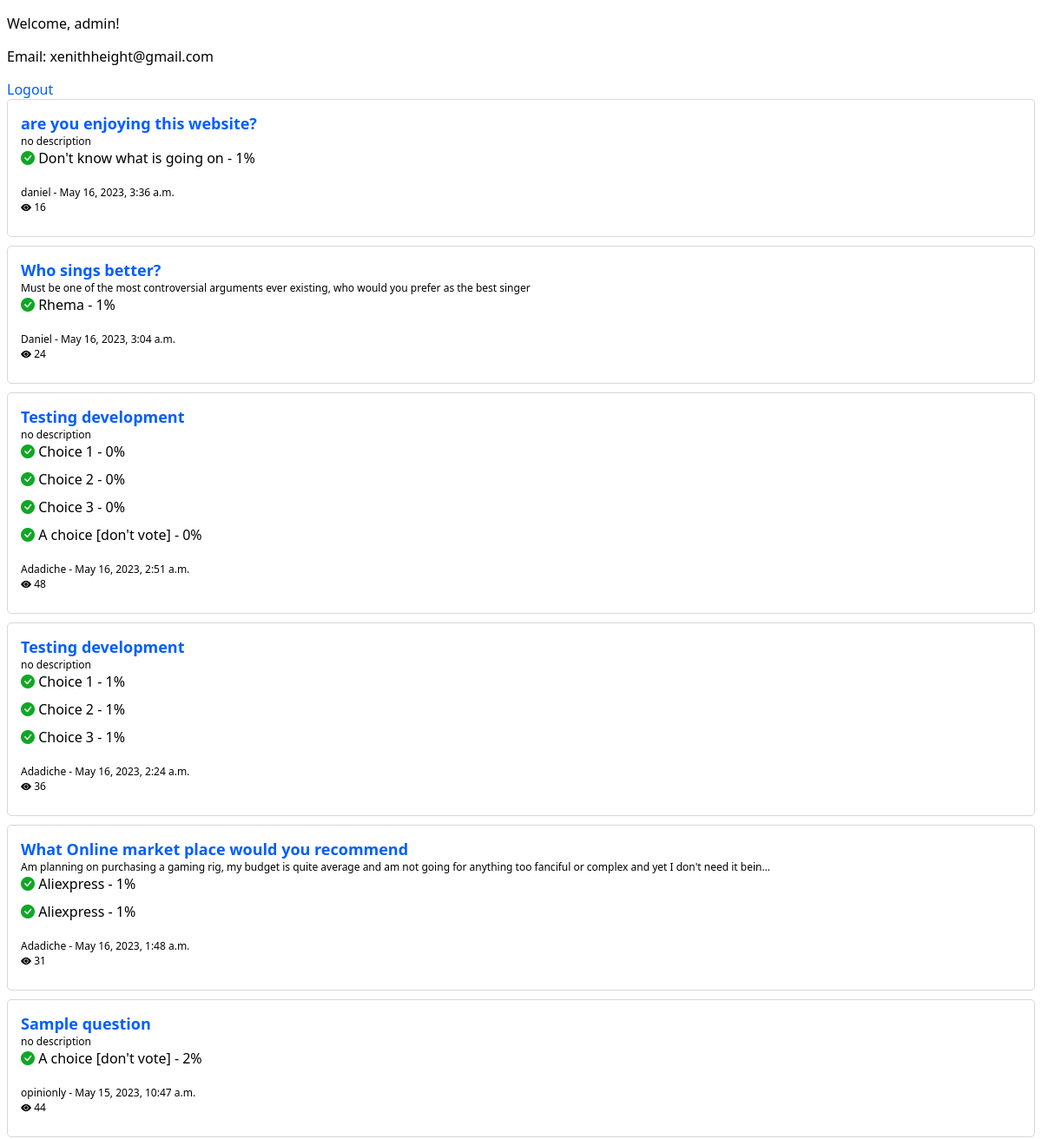
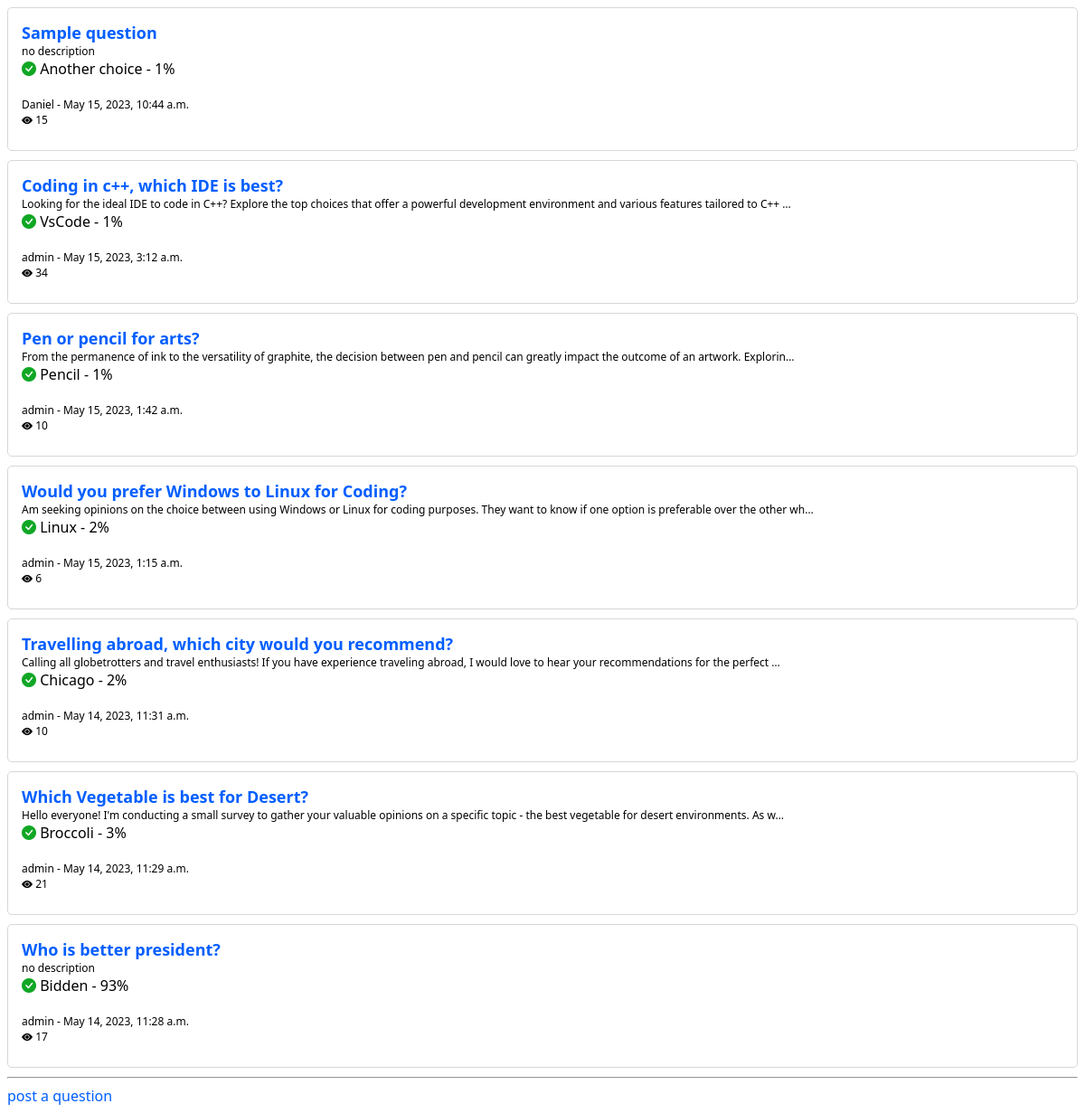
The app's page / (signed in) with its own data (2 pictures, top to bottom).
### polls/models.py (models this page shows, shortened)
class Question(models.Model):
    posted_by = models.ForeignKey(User, on_delete=models.CASCADE, default = 1)
    question_title = models.CharField(max_length=200)
    question_description = models.TextField(blank=True, default = "no description ")
    slug = models.SlugField(unique=True, blank=True)
    pub_date = models.DateTimeField("date published",auto_now_add=True)
    views = models.IntegerField(default=0)
    """
    def save(self, *args, **kwargs):
        if not self.slug:
            self.slug = slugify(self.question_title)
        super().save(*args, **kwargs)
    """
    def save(self, *args, **kwargs):
        if not self.slug:
            base_slug = slugify(self.question_title)
            slug = base_slug
            counter = 1
            while Question.objects.filter(slug=slug).exists():
                slug = f"{base_slug}-{counter}"
                counter += 1
            self.slug = slug
        super().save(*args, **kwargs)

class Choice(models.Model):
    user = models.ForeignKey(User, on_delete=models.CASCADE, null=True, blank=True)
    upvotes = models.ManyToManyField(User, related_name='upvoted_choices', blank=True)
    downvotes = models.ManyToManyField(User, related_name='downvoted_choices', blank=True, default=0)
    question = models.ForeignKey(Question, on_delete=models.CASCADE)
    choice_text = models.CharField(max_length=200)
    votes = models.IntegerField(default=0)

### polls/views.py (the view)
# urls.py: path("", views.IndexView.as_view(), name="index"),
class IndexView(generic.ListView):
    template_name = "polls/index.html"
    context_object_name = "latest_question_list"
    def get_queryset(self):
        queryset = Question.objects.filter(pub_date__lte=timezone.now()).order_by("-pub_date")
        for question in queryset:
            highest_voted_choice = question.choice_set.aggregate(Max('votes'))
            highest_votes = highest_voted_choice['votes__max']
            highest_voted_choices = question.choice_set.filter(votes=highest_votes)
            question.highest_voted_choices = highest_voted_choices
        return queryset

### polls/templates/polls/index.html (shortened to what this page needs)
{% load static %}
<!DOCTYPE html>
<html lang="en">
<head>
<link rel="stylesheet" href="https://cdn.jsdelivr.net/npm/bootstrap-icons@1.10.5/font/bootstrap-icons.css">
<link rel="stylesheet"
      href="{% static 'polls/style.css' %}">
</head>
<body>
  {% if user.is_authenticated %}
  <p>Welcome, {{ user.username }}!</p>
    <p>Email: {{ user.email }}</p>
  <a href="{% url 'accounts:logout' %}">Logout</a>
  {% else %}
    <a href="{% url 'accounts:login' %}">Login</a> |
    <a href="{% url 'accounts:register' %}">signUp</a>
  {% endif %}
    {% if latest_question_list %}
{% for question in latest_question_list %}
  <div class="post">
  <span class="post_title" >
  <a href="{% url 'polls:detail' question.slug %}">
  {{ question.question_title }}
  </a>
  </span>
  <div class="post_description">
 {{ question.question_description|truncatechars:150 }}
 </div>
 {% for choice in question.highest_voted_choices %}
<div class="majority">
  <i class="bi bi-check-circle-fill"></i> {{ choice.choice_text }}
  - {{ choice.votes }}% </div>
{% endfor %}
<span class="pub_date">
 {{ question.posted_by }} -  {{ question.pub_date }}
 <br/>
 <i class= "bi bi-eye-fill"></i> {{ question.views }}
 </span>
  </div>
{% endfor %}
    {% else %}
    <p>No polls are available.</p>
      <a href="{% url 'polls:questionPost' %}">
        post a question
      </a>
    {% endif %}
<hr/>
<a href="{% url 'polls:questionPost' %}">
  post a question
</a>
</body>
</html>

### polls/static/polls/style.css (style rules this page uses)
* { box-sizing: border-box;font-family: Segoe UI; }
.bi-check-circle-fill { color: #10a725; }
a { text-decoration: none; color: #005eff; }
.post { display: flex; flex-direction: column; border-radius: 5px; padding: 15px; border: 1px solid #d7d7d7; margin-bottom: 10px; }
.post_title { font-size: 18px; font-weight: bolder; font-family: Segoe UI; text-decoration: none; color: black; }
.majority { padding-bottom: 10px; }
.pub_date { padding: 10px 0px; font-size: 12px; float: right; }
.post_description { font-size: 12px; }

### records on screen
Question: question_title "are you enjoying this website?", question_description "no description", posted_by "daniel", pub_date "May 16, 2023, 3:36 a.m.", views "16"
Choice: choice_text "Don't know what is going on", votes "1"
Question: question_title "Who sings better?", question_description "Must be one of the most controversial arguments ever existing, who would you prefer as the best singer", posted_by "Daniel", pub_date "May 16, 2023, 3:04 a.m.", views "24"
Choice: choice_text "Rhema", votes "1"
Question: question_title "Testing development", question_description "no description", posted_by "Adadiche", pub_date "May 16, 2023, 2:51 a.m.", views "48"
Choice: choice_text "Choice 1", votes "0"
Choice: choice_text "Choice 2", votes "0"
Choice: choice_text "Choice 3", votes "0"
Choice: choice_text "A choice [don't vote]", votes "0"
Question: question_title "Testing development", question_description "no description", posted_by "Adadiche", pub_date "May 16, 2023, 2:24 a.m.", views "36"
Choice: choice_text "Choice 1", votes "1"
Choice: choice_text "Choice 2", votes "1"
Choice: choice_text "Choice 3", votes "1"
Question: question_title "What Online market place would you recommend", question_description "Am planning on purchasing a gaming rig, my budget is quite average and am not going for anything too fanciful or complex and yet I don't need it bein…", posted_by "Adadiche", pub_date "May 16, 2023, 1:48 a.m.", views "31"
Choice: choice_text "Aliexpress", votes "1"
Choice: choice_text "Aliexpress", votes "1"
Question: question_title "Sample question", question_description "no description", posted_by "opinionly", pub_date "May 15, 2023, 10:47 a.m.", views "44"
Choice: choice_text "A choice [don't vote]", votes "2"
Question: question_title "Sample question", question_description "no description", posted_by "Daniel", pub_date "May 15, 2023, 10:44 a.m.", views "15"
Choice: choice_text "Another choice", votes "1"
Question: question_title "Coding in c++, which IDE is best?", question_description "Looking for the ideal IDE to code in C++? Explore the top choices that offer a powerful development environment and various features tailored to C++ …", posted_by "admin", pub_date "May 15, 2023, 3:12 a.m.", views "34"
Choice: choice_text "VsCode", votes "1"
Question: question_title "Pen or pencil for arts?", question_description "From the permanence of ink to the versatility of graphite, the decision between pen and pencil can greatly impact the outcome of an artwork. Explorin…", posted_by "admin", pub_date "May 15, 2023, 1:42 a.m.", views "10"
Choice: choice_text "Pencil", votes "1"
Question: question_title "Would you prefer Windows to Linux for Coding?", question_description "Am seeking opinions on the choice between using Windows or Linux for coding purposes. They want to know if one option is preferable over the other wh…", posted_by "admin", pub_date "May 15, 2023, 1:15 a.m.", views "6"
Choice: choice_text "Linux", votes "2"
Question: question_title "Travelling abroad, which city would you recommend?", question_description "Calling all globetrotters and travel enthusiasts! If you have experience traveling abroad, I would love to hear your recommendations for the perfect …", posted_by "admin", pub_date "May 14, 2023, 11:31 a.m.", views "10"
Choice: choice_text "Chicago", votes "2"
Question: question_title "Which Vegetable is best for Desert?", question_description "Hello everyone! I'm conducting a small survey to gather your valuable opinions on a specific topic - the best vegetable for desert environments. As w…", posted_by "admin", pub_date "May 14, 2023, 11:29 a.m.", views "21"
Choice: choice_text "Broccoli", votes "3"
Question: question_title "Who is better president?", question_description "no description", posted_by "admin", pub_date "May 14, 2023, 11:28 a.m.", views "17"
Choice: choice_text "Bidden", votes "93"

### other values on screen
{{ user.username }} "admin"
{{ user.email }} "xenithheight@gmail.com"
